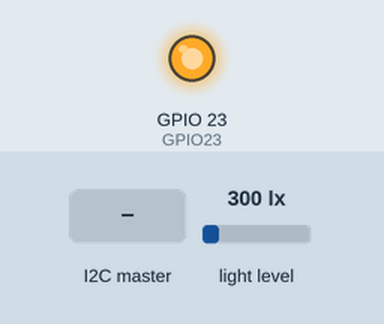
A sketch run on a simulated ESP32. Shown: output pins drawn as LEDs (lit = HIGH). Inputs (shaded band) come from the test bench; at power-on: light level 300 lx. What the sketch prints to the serial monitor is not drawn.

Above: at 1.2 s.
1.3 s: the I2C master sends the byte 1
At 1.6 s:
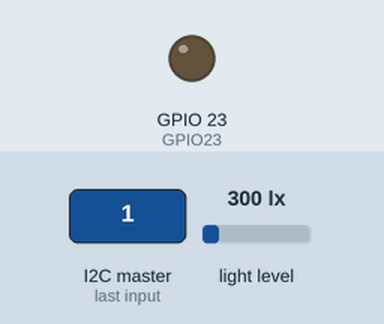
Timing chart, 0 to 5.4 s (numbered marks = the images above; inputs shaded):
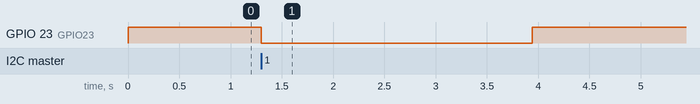

Measured:
- after the input at 1.3 s, GPIO 23 (GPIO23): HIGH → LOW at once, → HIGH 2.6 s later

The sketch:

Target_2.ino
```cpp
#include <Wire.h>
#include <Adafruit_TSL2591.h>


#define SENSOR_SDA 21
#define SENSOR_SCL 22
#define I2CBUS2_SDA 18
#define I2CBUS2_SCL 19
#define GPIO23 23

#define SLAVE_ADDR 0x43
#define SAMPLES 10


#define CMD_START       0x01
#define CMD_STATUS      0x02
#define CMD_ERROR_COUNT 0x03

// -------- STATUS --------
#define ST_IDLE        0x00
#define ST_COLLECTING  0x01
#define ST_DONE        0x02

volatile uint8_t status = ST_IDLE;
volatile uint8_t lastCmd = 0;
volatile bool startRequested = false;


TwoWire I2C_BUS2 = TwoWire(1);
Adafruit_TSL2591 tsl(2591);


float samples[SAMPLES];
uint8_t errorCount = 0;

void onReceive(int len) {
  if (!I2C_BUS2.available()) return;

  lastCmd = I2C_BUS2.read();

  if (lastCmd == CMD_START) {
    status = ST_COLLECTING;
    startRequested = true;
    errorCount = 0;
  }
}

void onRequest() {

  if (lastCmd == CMD_STATUS) {
    I2C_BUS2.write(status);
  }
  else if (lastCmd == CMD_ERROR_COUNT) {
    I2C_BUS2.write(errorCount);
  }
}

void Diagnostics() {
  errorCount = 0;

  for (int i = 0; i < SAMPLES; i++) {
    float lux = samples[i];
    if(isnan(lux))
    {
      errorCount++;
    }
    else if (lux <= 0.5 || lux > 88000) {
        errorCount++;
      }
    }
}

void Monitoring() {
  sensors_event_t event;
  for(int i=0;i<SAMPLES;i++)
  {
     tsl.getEvent(&event);
     samples[i] = event.light;
     vTaskDelay(250 / portTICK_PERIOD_MS);
  }
}

void setup() {
  Serial.begin(115200);
   Wire.begin(SENSOR_SDA, SENSOR_SCL);
  if (!tsl.begin(0x29)) {
    Serial.println("tsl2591 not found");
  }else
  Serial.println("tsl2591 found");

  tsl.setGain(TSL2591_GAIN_MED);
  tsl.setTiming(TSL2591_INTEGRATIONTIME_100MS);
   I2C_BUS2.begin(SLAVE_ADDR,I2CBUS2_SDA,I2CBUS2_SCL,100000);
   I2C_BUS2.onReceive(onReceive);
   I2C_BUS2.onRequest(onRequest);
   pinMode(GPIO23,OUTPUT);
   digitalWrite(GPIO23, HIGH);
}

void loop() {
 if (startRequested) {
    startRequested = false;
    status = ST_COLLECTING;
    digitalWrite(GPIO23, LOW);
    Monitoring();
    Diagnostics();
    digitalWrite(GPIO23, HIGH);
    status = ST_DONE;
  }
}
```
